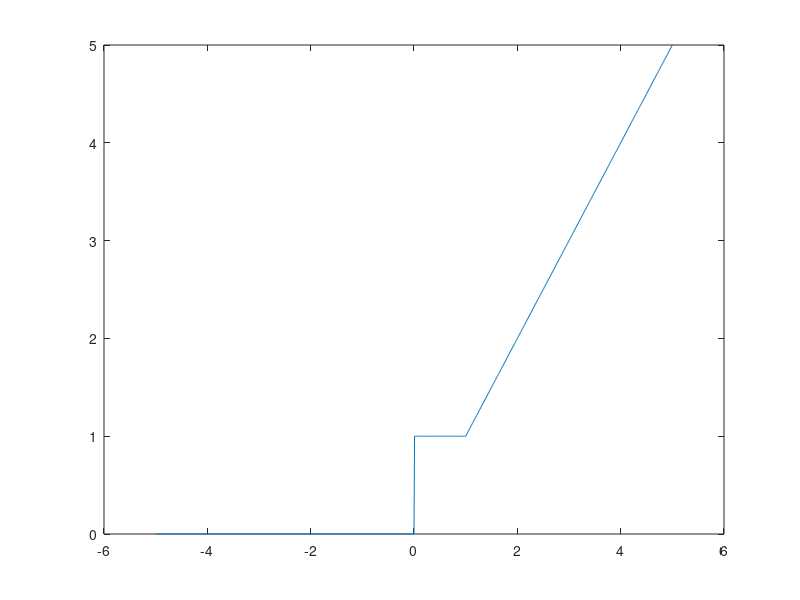

MATLAB code for this plot:
%%%%%%%%%%%%%%%%%%%%%%%%%%%%%%%%%%%%%%%%%%%%%%%%%%%%%%%%%%%%%%%%%%%%%%%%%%%%%%%%
% Subject:	Engineer Tools
% File:		Attestation 4 - SW10
% Author:	Ervin Mazlagic
% Date:		Mai 3. 2013
%%%%%%%%%%%%%%%%%%%%%%%%%%%%%%%%%%%%%%%%%%%%%%%%%%%%%%%%%%%%%%%%%%%%%%%%%%%%%%%%

%%%%% Preparations
clear;	
clc;

%%%%% Exercise 4.1
x = -5:0.01:5;	% define the use interval and grid

for n=1:length(x)	% for each defined x
	if x(n)<=0
		a(n)=0;	% if x<=0 then y=0
	elseif x(n)>1
		a(n)=x(n); % if x>1 then y=x
	else
		a(n)=1;	% if x is not <=0 and it's not >1 then it has to be 1
	end
end

plot(x,a)	% plot the piecewise defined function

%%%%% Exercise 4.2 a)
clear;
N = 20	% number of fibonacci-values

fib = zeros(1, N);	% prepare a vector for the sequence

fib(1) = 1;	% give the initial values
fib(2) = 1;	% ...

for n=3:N	% define iteration (start after the predefined initial values)
	fib(n) = fib(n-2)+fib(n-1);	% calculate the n-th element
end	
fib	% show the vector (sequence)

%%%%% Exercise 4.2 b)
clear;
N = 20;	% number of fibonacci-values
B = 6000; % Border

fib = zeros(1, N);

fib(1) = 1;
fib(2) = 1;

n = 3;

while fib(n-1)<B	% while the 'n-1'th value is smaller than the border
	fib(n) = fib(n-2) + fib(n-1); 	% calculate the n-th element
	n = n+1;	% increment n by one
end
fib	

%%%%% Exercise 4.3

% see 'Cel2Far.m'


